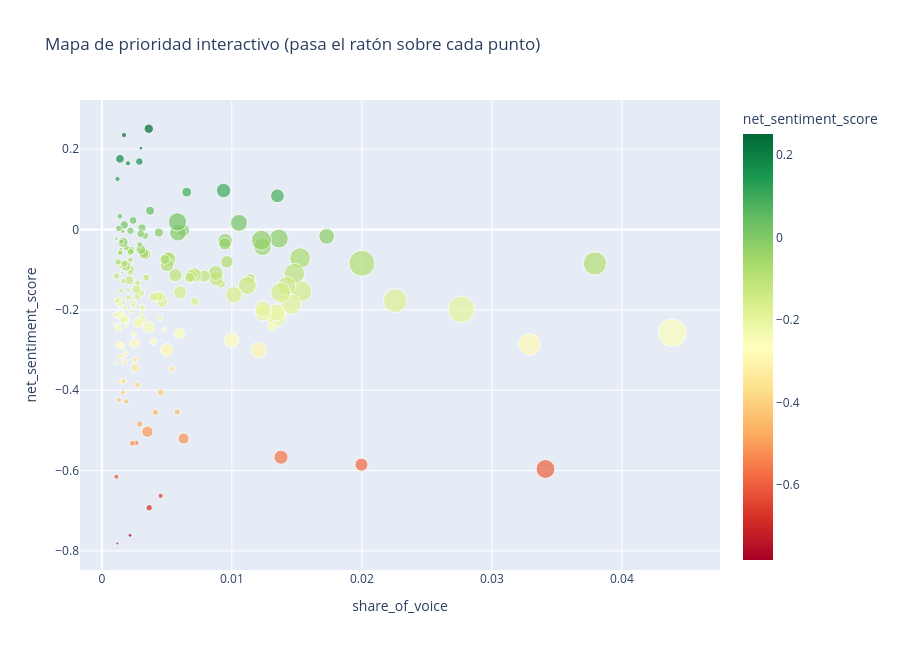

Notebook source saved alongside this figure:
### Markdown cell above
En el despliegue, también sería interesante generar mapas interactivos con funciones hover, por ejemplo para mostrar los resumenes generados con el LLM de cada topi

### Code cell
import plotly.express as px

# Texto de hover: envolver el resumen en varias líneas para que no salga una fila kilométrica
df_viz["summary_wrapped"] = df_viz["llm_summary"].fillna("Sin resumen").str.wrap(60).str.replace("\n", "<br>")

fig = px.scatter(
    df_viz,
    x="share_of_voice",
    y="net_sentiment_score",
    size="effective_reach",
    color="net_sentiment_score",
    color_continuous_scale="RdYlGn",
    hover_name="label",
    hover_data={
        "share_of_voice": ":.3f",
        "net_sentiment_score": ":.3f",
        "n_docs": True,
        "keywords": True,
        "summary_wrapped": True,
        "effective_reach": False,  # ya se ve en el tamaño, no hace falta repetirlo en texto
    },
    title="Mapa de prioridad interactivo (pasa el ratón sobre cada punto)",
)
fig.update_layout(height=650)
fig.show()

### Figure 1 — Plotly figure (JSON) as saved in the notebook; plotly's stock layout.template omitted (floating-point values rounded to 4 significant figures; data arrays with more than 128 entries replaced by an {"elided": "..."} marker saying what was removed)
{"data": [{"customdata": {"elided": "176x4 mixed values"}, "hovertemplate": "<b>%{hovertext}</b><br><br>share_of_voice=%{x:.3f}<br>net_sentiment_score=%{marker.color:.3f}<br>n_docs=%{customdata[0]}<br>keywords=%{customdata[1]}<br>summary_wrapped=%{customdata[2]}<extra></extra>", "hovertext": {"elided": "176 str values"}, "legendgroup": "", "marker": {"color": {"elided": "176 float values"}, "coloraxis": "coloraxis", "size": {"elided": "176 int values"}, "sizemode": "area", "sizeref": 4357.0, "symbol": "circle"}, "mode": "markers", "name": "", "orientation": "v", "showlegend": false, "type": "scatter", "x": {"elided": "176 float values"}, "xaxis": "x", "y": {"elided": "176 float values"}, "yaxis": "y"}], "layout": {"coloraxis": {"autocolorscale": false, "colorbar": {"title": {"text": "net_sentiment_score"}}, "colorscale": [[0, "rgb(165,0,38)"], [0.1, "rgb(215,48,39)"], [0.2, "rgb(244,109,67)"], [0.3, "rgb(253,174,97)"], [0.4, "rgb(254,224,139)"], [0.5, "rgb(255,255,191)"], [0.6, "rgb(217,239,139)"], [0.7, "rgb(166,217,106)"], [0.8, "rgb(102,189,99)"], [0.9, "rgb(26,152,80)"], [1, "rgb(0,104,55)"]]}, "height": 650, "legend": {"itemsizing": "constant", "tracegroupgap": 0}, "title": {"text": "Mapa de prioridad interactivo (pasa el ratón sobre cada punto)"}, "xaxis": {"anchor": "y", "domain": [0, 1], "title": {"text": "share_of_voice"}}, "yaxis": {"anchor": "x", "domain": [0, 1], "title": {"text": "net_sentiment_score"}}}}
